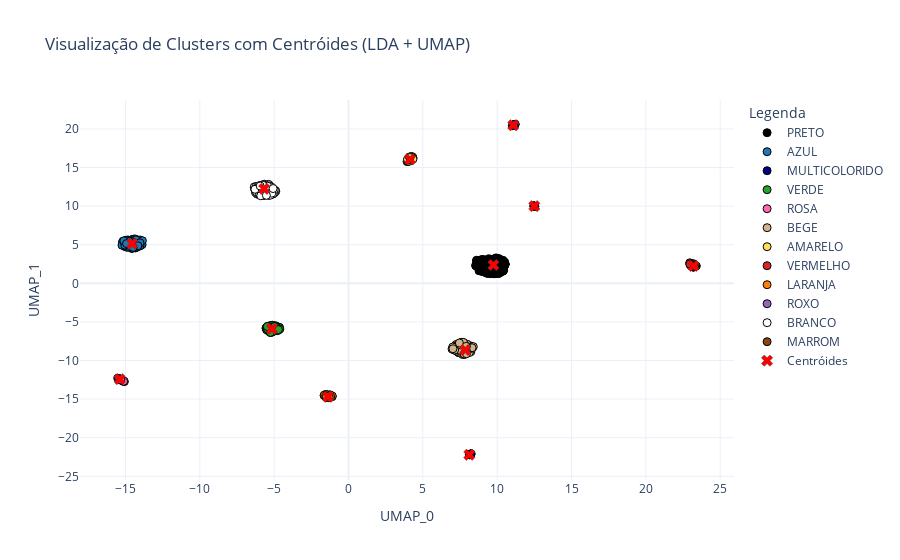

The cell this chart's notebook holds for it:
### Code cell
# Gerar o gráfico com UMAP
fig = plot_clusters_with_centroids(
    df_combined=df_centroides,
    target_column='COR_PREDOMINANTE',
    embedding_columns=colunas_lda,
    color_dict=color_dict,  # Opcional, pode ser None
    title="Visualização de Clusters com Centróides (LDA + UMAP)",
    apply_umap=True,
)

# Mostrar o gráfico
fig.show()
